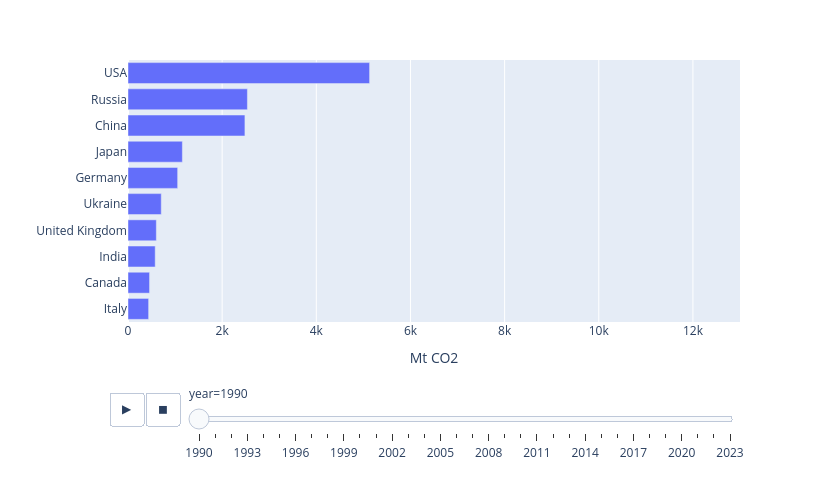

Write notebook code for a chart like this one.
### Markdown cell above
### Exercise 27 – An animated bar race

**An animated bar race.** For every year take the 10 countries with the highest `co2_mt` (`countries`) and draw an animated horizontal bar chart with `px.bar` (`animation_frame='year'`, fixed `range_x=[0, 13000]`, bars sorted within each frame). Print how many different countries appear in any top 10.

### Code cell
# Write your code here

### Figure 1 — Plotly figure (JSON) as saved in the notebook; plotly's stock layout.template omitted (floating-point values rounded to 4 significant figures)
{"data": [{"hovertemplate": "year=1990<br>Mt CO2=%{x}<br>=%{y}<extra></extra>", "legendgroup": "", "marker": {"color": "#636efa", "pattern": {"shape": ""}}, "name": "", "orientation": "h", "showlegend": false, "textposition": "auto", "x": [5132.0, 2536.0, 2484.0, 1155.0, 1055.0, 706.5, 601.9, 578.0, 458.0, 438.2], "xaxis": "x", "y": ["USA", "Russia", "China", "Japan", "Germany", "Ukraine", "United Kingdom", "India", "Canada", "Italy"], "yaxis": "y", "type": "bar"}], "layout": {"xaxis": {"anchor": "y", "domain": [0.0, 1.0], "title": {"text": "Mt CO2"}, "range": [0, 13000]}, "yaxis": {"anchor": "x", "domain": [0.0, 1.0], "title": {"text": ""}, "categoryorder": "total ascending"}, "legend": {"tracegroupgap": 0}, "margin": {"t": 60}, "barmode": "relative", "height": 480, "width": 820, "updatemenus": [{"buttons": [{"args": [null, {"frame": {"duration": 500, "redraw": true}, "mode": "immediate", "fromcurrent": true, "transition": {"duration": 500, "easing": "linear"}}], "label": "&#9654;", "method": "animate"}, {"args": [[null], {"frame": {"duration": 0, "redraw": true}, "mode": "immediate", "fromcurrent": true, "transition": {"duration": 0, "easing": "linear"}}], "label": "&#9724;", "method": "animate"}], "direction": "left", "pad": {"r": 10, "t": 70}, "showactive": false, "type": "buttons", "x": 0.1, "xanchor": "right", "y": 0, "yanchor": "top"}], "sliders": [{"active": 0, "currentvalue": {"prefix": "year="}, "len": 0.9, "pad": {"b": 10, "t": 60}, "steps": [{"args": [["1990"], {"frame": {"duration": 0, "redraw": true}, "mode": "immediate", "fromcurrent": true, "transition": {"duration": 0, "easing": "linear"}}], "label": "1990", "method": "animate"}, {"args": [["1991"], {"frame": {"duration": 0, "redraw": true}, "mode": "immediate", "fromcurrent": true, "transition": {"duration": 0, "easing": "linear"}}], "label": "1991", "method": "animate"}, {"args": [["1992"], {"frame": {"duration": 0, "redraw": true}, "mode": "immediate", "fromcurrent": true, "transition": {"duration": 0, "easing": "linear"}}], "label": "1992", "method": "animate"}, {"args": [["1993"], {"frame": {"duration": 0, "redraw": true}, "mode": "immediate", "fromcurrent": true, "transition": {"duration": 0, "easing": "linear"}}], "label": "1993", "method": "animate"}, {"args": [["1994"], {"frame": {"duration": 0, "redraw": true}, "mode": "immediate", "fromcurrent": true, "transition": {"duration": 0, "easing": "linear"}}], "label": "1994", "method": "animate"}, {"args": [["1995"], {"frame": {"duration": 0, "redraw": true}, "mode": "immediate", "fromcurrent": true, "transition": {"duration": 0, "easing": "linear"}}], "label": "1995", "method": "animate"}, {"args": [["1996"], {"frame": {"duration": 0, "redraw": true}, "mode": "immediate", "fromcurrent": true, "transition": {"duration": 0, "easing": "linear"}}], "label": "1996", "method": "animate"}, {"args": [["1997"], {"frame": {"duration": 0, "redraw": true}, "mode": "immediate", "fromcurrent": true, "transition": {"duration": 0, "easing": "linear"}}], "label": "1997", "method": "animate"}, {"args": [["1998"], {"frame": {"duration": 0, "redraw": true}, "mode": "immediate", "fromcurrent": true, "transition": {"duration": 0, "easing": "linear"}}], "label": "1998", "method": "animate"}, {"args": [["1999"], {"frame": {"duration": 0, "redraw": true}, "mode": "immediate", "fromcurrent": true, "transition": {"duration": 0, "easing": "linear"}}], "label": "1999", "method": "animate"}, {"args": [["2000"], {"frame": {"duration": 0, "redraw": true}, "mode": "immediate", "fromcurrent": true, "transition": {"duration": 0, "easing": "linear"}}], "label": "2000", "method": "animate"}, {"args": [["2001"], {"frame": {"duration": 0, "redraw": true}, "mode": "immediate", "fromcurrent": true, "transition": {"duration": 0, "easing": "linear"}}], "label": "2001", "method": "animate"}, {"args": [["2002"], {"frame": {"duration": 0, "redraw": true}, "mode": "immediate", "fromcurrent": true, "transition": {"duration": 0, "easing": "linear"}}], "label": "2002", "method": "animate"}, {"args": [["2003"], {"frame": {"duration": 0, "redraw": true}, "mode": "immediate", "fromcurrent": true, "transition": {"duration": 0, "easing": "linear"}}], "label": "2003", "method": "animate"}, {"args": [["2004"], {"frame": {"duration": 0, "redraw": true}, "mode": "immediate", "fromcurrent": true, "transition": {"duration": 0, "easing": "linear"}}], "label": "2004", "method": "animate"}, {"args": [["2005"], {"frame": {"duration": 0, "redraw": true}, "mode": "immediate", "fromcurrent": true, "transition": {"duration": 0, "easing": "linear"}}], "label": "2005", "method": "animate"}, {"args": [["2006"], {"frame": {"duration": 0, "redraw": true}, "mode": "immediate", "fromcurrent": true, "transition": {"duration": 0, "easing": "linear"}}], "label": "2006", "method": "animate"}, {"args": [["2007"], {"frame": {"duration": 0, "redraw": true}, "mode": "immediate", "fromcurrent": true, "transition": {"duration": 0, "easing": "linear"}}], "label": "2007", "method": "animate"}, {"args": [["2008"], {"frame": {"duration": 0, "redraw": true}, "mode": "immediate", "fromcurrent": true, "transition": {"duration": 0, "easing": "linear"}}], "label": "2008", "method": "animate"}, {"args": [["2009"], {"frame": {"duration": 0, "redraw": true}, "mode": "immediate", "fromcurrent": true, "transition": {"duration": 0, "easing": "linear"}}], "label": "2009", "method": "animate"}, {"args": [["2010"], {"frame": {"duration": 0, "redraw": true}, "mode": "immediate", "fromcurrent": true, "transition": {"duration": 0, "easing": "linear"}}], "label": "2010", "method": "animate"}, {"args": [["2011"], {"frame": {"duration": 0, "redraw": true}, "mode": "immediate", "fromcurrent": true, "transition": {"duration": 0, "easing": "linear"}}], "label": "2011", "method": "animate"}, {"args": [["2012"], {"frame": {"duration": 0, "redraw": true}, "mode": "immediate", "fromcurrent": true, "transition": {"duration": 0, "easing": "linear"}}], "label": "2012", "method": "animate"}, {"args": [["2013"], {"frame": {"duration": 0, "redraw": true}, "mode": "immediate", "fromcurrent": true, "transition": {"duration": 0, "easing": "linear"}}], "label": "2013", "method": "animate"}, {"args": [["2014"], {"frame": {"duration": 0, "redraw": true}, "mode": "immediate", "fromcurrent": true, "transition": {"duration": 0, "easing": "linear"}}], "label": "2014", "method": "animate"}, {"args": [["2015"], {"frame": {"duration": 0, "redraw": true}, "mode": "immediate", "fromcurrent": true, "transition": {"duration": 0, "easing": "linear"}}], "label": "2015", "method": "animate"}, {"args": [["2016"], {"frame": {"duration": 0, "redraw": true}, "mode": "immediate", "fromcurrent": true, "transition": {"duration": 0, "easing": "linear"}}], "label": "2016", "method": "animate"}, {"args": [["2017"], {"frame": {"duration": 0, "redraw": true}, "mode": "immediate", "fromcurrent": true, "transition": {"duration": 0, "easing": "linear"}}], "label": "2017", "method": "animate"}, {"args": [["2018"], {"frame": {"duration": 0, "redraw": true}, "mode": "immediate", "fromcurrent": true, "transition": {"duration": 0, "easing": "linear"}}], "label": "2018", "method": "animate"}, {"args": [["2019"], {"frame": {"duration": 0, "redraw": true}, "mode": "immediate", "fromcurrent": true, "transition": {"duration": 0, "easing": "linear"}}], "label": "2019", "method": "animate"}, {"args": [["2020"], {"frame": {"duration": 0, "redraw": true}, "mode": "immediate", "fromcurrent": true, "transition": {"duration": 0, "easing": "linear"}}], "label": "2020", "method": "animate"}, {"args": [["2021"], {"frame": {"duration": 0, "redraw": true}, "mode": "immediate", "fromcurrent": true, "transition": {"duration": 0, "easing": "linear"}}], "label": "2021", "method": "animate"}, {"args": [["2022"], {"frame": {"duration": 0, "redraw": true}, "mode": "immediate", "fromcurrent": true, "transition": {"duration": 0, "easing": "linear"}}], "label": "2022", "method": "animate"}, {"args": [["2023"], {"frame": {"duration": 0, "redraw": true}, "mode": "immediate", "fromcurrent": true, "transition": {"duration": 0, "easing": "linear"}}], "label": "2023", "method": "animate"}], "x": 0.1, "xanchor": "left", "y": 0, "yanchor": "top"}]}}
